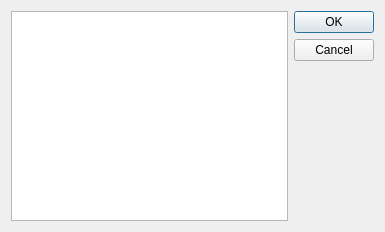
<?xml version="1.0" encoding="UTF-8"?>
<ui version="4.0">
 <class>FilesDialog</class>
 <widget class="QDialog" name="FilesDialog">
  <property name="geometry">
   <rect>
    <x>0</x>
    <y>0</y>
    <width>385</width>
    <height>232</height>
   </rect>
  </property>
  <property name="windowTitle">
   <string>View Files</string>
  </property>
  <layout class="QHBoxLayout" name="horizontalLayout">
   <item>
    <widget class="ListWidget" name="listWidget"/>
   </item>
   <item>
    <widget class="QDialogButtonBox" name="buttonBox">
     <property name="orientation">
      <enum>Qt::Vertical</enum>
     </property>
     <property name="standardButtons">
      <set>QDialogButtonBox::Cancel|QDialogButtonBox::Ok</set>
     </property>
    </widget>
   </item>
  </layout>
 </widget>
 <customwidgets>
  <customwidget>
   <class>ListWidget</class>
   <extends>QListWidget</extends>
   <header>listwidget.h</header>
  </customwidget>
 </customwidgets>
 <resources/>
 <connections>
  <connection>
   <sender>buttonBox</sender>
   <signal>accepted()</signal>
   <receiver>FilesDialog</receiver>
   <slot>accept()</slot>
   <hints>
    <hint type="sourcelabel">
     <x>248</x>
     <y>254</y>
    </hint>
    <hint type="destinationlabel">
     <x>157</x>
     <y>274</y>
    </hint>
   </hints>
  </connection>
  <connection>
   <sender>buttonBox</sender>
   <signal>rejected()</signal>
   <receiver>FilesDialog</receiver>
   <slot>reject()</slot>
   <hints>
    <hint type="sourcelabel">
     <x>316</x>
     <y>260</y>
    </hint>
    <hint type="destinationlabel">
     <x>286</x>
     <y>274</y>
    </hint>
   </hints>
  </connection>
 </connections>
</ui>
